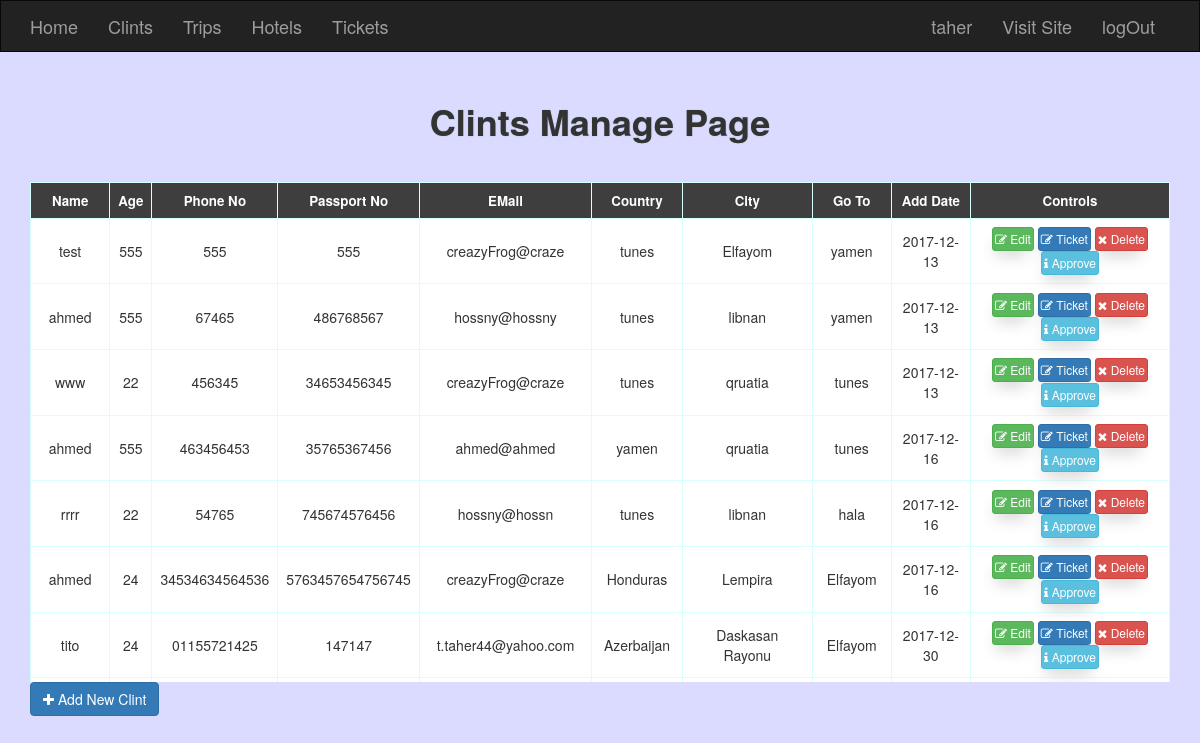
Screenshot of /admin/clintes.php (signed in) with the database file from the repository.
### tables this page shows
CREATE TABLE `clints` (
  `c_id` int(11) NOT NULL,
  `c_name` varchar(255) DEFAULT NULL,
  `c_age` varchar(255) DEFAULT NULL,
  `c_phone` varchar(255) DEFAULT NULL,
  `c_passpor` varchar(255) DEFAULT NULL,
  `c_mail` varchar(255) DEFAULT NULL,
  `c_country` varchar(255) DEFAULT NULL,
  `c_city` varchar(255) DEFAULT NULL,
  `c_streat` varchar(255) DEFAULT NULL,
  `c_regdate` date DEFAULT NULL,
  `c_statues` int(11) DEFAULT '0',
  `c_groupID` int(11) DEFAULT '0'
);

### admin/clintes.php (the view, shortened to what this page needs)
<?php
if (isset($_SESSION['Admin_name'])) {
$nav="";
include 'init.php';
$do=isset($_GET['do']) ? $_GET['do'] : 'Manage';
if ($do=='Manage') {
	echo "<h1 class='text-center'>Clints Manage Page</h1>";
		if (isset($_GET['page']) && $_GET['page']=='pending') {
			$query=" AND  c_name='Hayef'";
		}else{
		 	$query=" AND  c_name!='Hayef'";
		}
	$sstmt=$DB->prepare("SELECT * FROM clints WHERE c_groupID!=1 $query ORDER BY c_id AND c_statues ASC  ");
	$sstmt->execute();
	$clints=$sstmt->fetchall();
		?>
		<div class="container">
			<div class="table-responsive">
				<table class="main-Table table table-bordered">
					<tr>
						<td>Name</td>
						<td>Age</td>
						<td>Phone No</td>
						<td>Passport No</td>
						<td>EMail</td>
						<td>Country</td>
						<td>City</td>
						<td>Go To</td>
						<td>Add Date</td>
						<td>Controls</td>
					</tr>
					<?php
					foreach ($clints as $clint) {
						echo "<tr>";
							echo "<td>" . $clint['c_name'] 		. "</td>";
							echo "<td>" . $clint['c_age'] 		. "</td>";
							echo "<td>" . $clint['c_phone'] 	. "</td>";
							echo "<td>" . $clint['c_passpor'] 	. "</td>";
							echo "<td>" . $clint['c_mail'] 		. "</td>";
							echo "<td>" . $clint['c_country'] 	. "</td>";
							echo "<td>" . $clint['c_city'] 		. "</td>";
							echo "<td>" . $clint['c_streat'] 	. "</td>";
							echo "<td>" . $clint['c_regdate'] 	. "</td>";
							echo "<td>";
								echo " <a class='btn btn-success btn-xs' href='?do=Edit&custid=".$clint['c_id']."' ><i class='fa fa-edit'></i> Edit</a>";
								echo " <a class='btn btn-primary btn-xs' href='Tickets.php?custid=".$clint['c_id']."' ><i class='fa fa-edit'></i> Ticket</a>";
								echo " <a class='btn  btn-danger btn-xs confirm' href='?do=Delete&custid=".$clint['c_id']."' ><i class='fa fa-close'></i> Delete</a>";
									if ($clint['c_statues']==0) {
										echo " <a class='btn  btn-info btn-xs' href='?do=Approve&custid=".$clint['c_id']."'><i class='fa fa-info'></i> Approve </a>";
									}else{
										echo " <a class='btn  btn-success btn-xs' href='#'><i class='fa fa-info'></i> Approved</a>";
									}
							echo "</td>";
						echo "</tr>";
						}
					?>
				</table>
			</div>
				<a href="?do=Add" class="btn btn-primary"><i class='fa fa-plus'></i> Add New Clint</a>
		</div>
<?php
}
}else{
	echo "<h1>Who Are YOU And What Are You Want <h1>";
}
include 'include/templates/footer.php';

### admin/include/templates/header.php (shortened to what this page needs)
<!DOCTYPE html>
<html>
<head>
	<link rel="stylesheet" type="text/css" href="<?php echo $css; ?>font-awesome.min.css">
	<link rel="stylesheet" type="text/css" href="<?php echo $css; ?>bootstrap.css">
	<link rel="stylesheet" type="text/css" href="<?php echo $css; ?>MyStyle.css">
</head>
<body>

### admin/init.php (shortened to what this page needs)
<?php
	$tpl="include/templates/";
	$css="layout/css/";
include $tpl . 'header.php';
if (isset($nav)) { include $tpl . 'navbar.php'; }

### admin/include/templates/navbar.php (shortened to what this page needs)
<nav class="navbar navbar-inverse navbar-default">
  <div class="container">
    <div class="navbar-header">
      <a class="navbar-brand" href="dashbord.php">Home</a>
    </div>
    <div class="collapse navbar-collapse" id="bs-example-navbar-collapse-1">
      <ul class="nav navbar-nav">
        <li><a href="clintes.php">Clints</a></li>
        <li><a href="trips.php">Trips</a></li>
        <li><a href="hotels.php">Hotels</a></li>
        <li><a href="Tickets.php">Tickets</a></li>
      </ul>
      <ul class="nav navbar-nav navbar-right">
        <li><a href="clintes.php?do=Edit&custid=<?php echo $_SESSION['Admin_ID']; ?>"><?php echo $_SESSION['Admin_name']; ?></a></li>
        <li><a href="../Dashbord.php" target="blank">Visit Site</a></li>
        <li><a href="logout.php">logOut</a></li>
      </ul>
    </div>
  </div>
</nav>

### admin/include/templates/footer.php (shortened to what this page needs)
</body>
</html>

### admin/layout/css/MyStyle.css (style rules this page uses)
body { background-color: #dadbff; margin-bottom: 62px; }
h1 { font-weight: bold; text-shadow: 0px 0px 1px #7b9292; padding: 30px }
.navbar-inverse { background-color: #222; border-color: #080808; border-radius: unset }
.navbar-inverse .navbar-nav > li > a { color: #9d9d9d; font-size: 18px; }
.table-bordered > thead > tr > th, .table-bordered > tbody > tr > th, .table-bordered > tfoot > tr > th, .table-bordered > thead > tr > td, .table-bordered > tbody > tr > td, .table-bordered > tfoot > tr > td { border: 1px solid #d7fffd; background-color: #fff; text-align: center; vertical-align: middle !important; }
.main-Table tr:first-child td { background-color: #3e3e3e; color: #fff; text-align: center; font-size: 11pt; font-weight: bold; }
.table-responsive { min-height: .01%; overflow-x: auto; max-height: 500px; }
.main-Table .btn { padding: 2px 2px; box-shadow: -2px 10px 16px -6px #ccc; }
.table-bordered { border: 1px solid #ddd; box-shadow: 0 16px 47px -30px; }
.main-Table tr:first-child td { background-color: #3e3e3e; color: #fff; text-align: center; font-size: 10pt; font-weight: bold; }

### rows the page displays
clints: c_name "test", c_age "555", c_phone "555", c_passpor "555", c_mail "creazyFrog@craze", c_country "tunes", c_city "Elfayom", c_streat "yamen", c_regdate "2017-12-13"
clints: c_name "ahmed", c_age "555", c_phone "67465", c_passpor "486768567", c_mail "hossny@hossny", c_country "tunes", c_city "libnan", c_streat "yamen", c_regdate "2017-12-13"
clints: c_name "www", c_age "22", c_phone "456345", c_passpor "34653456345", c_mail "creazyFrog@craze", c_country "tunes", c_city "qruatia", c_streat "tunes", c_regdate "2017-12-13"
clints: c_name "ahmed", c_age "555", c_phone "463456453", c_passpor "35765367456", c_mail "ahmed@ahmed", c_country "yamen", c_city "qruatia", c_streat "tunes", c_regdate "2017-12-16"
clints: c_name "rrrr", c_age "22", c_phone "54765", c_passpor "745674576456", c_mail "hossny@hossn", c_country "tunes", c_city "libnan", c_streat "hala", c_regdate "2017-12-16"
clints: c_name "ahmed", c_age "24", c_phone "34534634564536", c_passpor "5763457654756745", c_mail "creazyFrog@craze", c_country "Honduras", c_city "Lempira", c_streat "Elfayom", c_regdate "2017-12-16"
clints: c_name "tito", c_age "24", c_phone "01155721425", c_passpor "147147", c_mail "t.taher44@yahoo.com", c_country "Azerbaijan", c_city "Daskasan Rayonu", c_streat "Elfayom", c_regdate "2017-12-30"

### other values shown
$_SESSION['Admin_name'] "taher"
